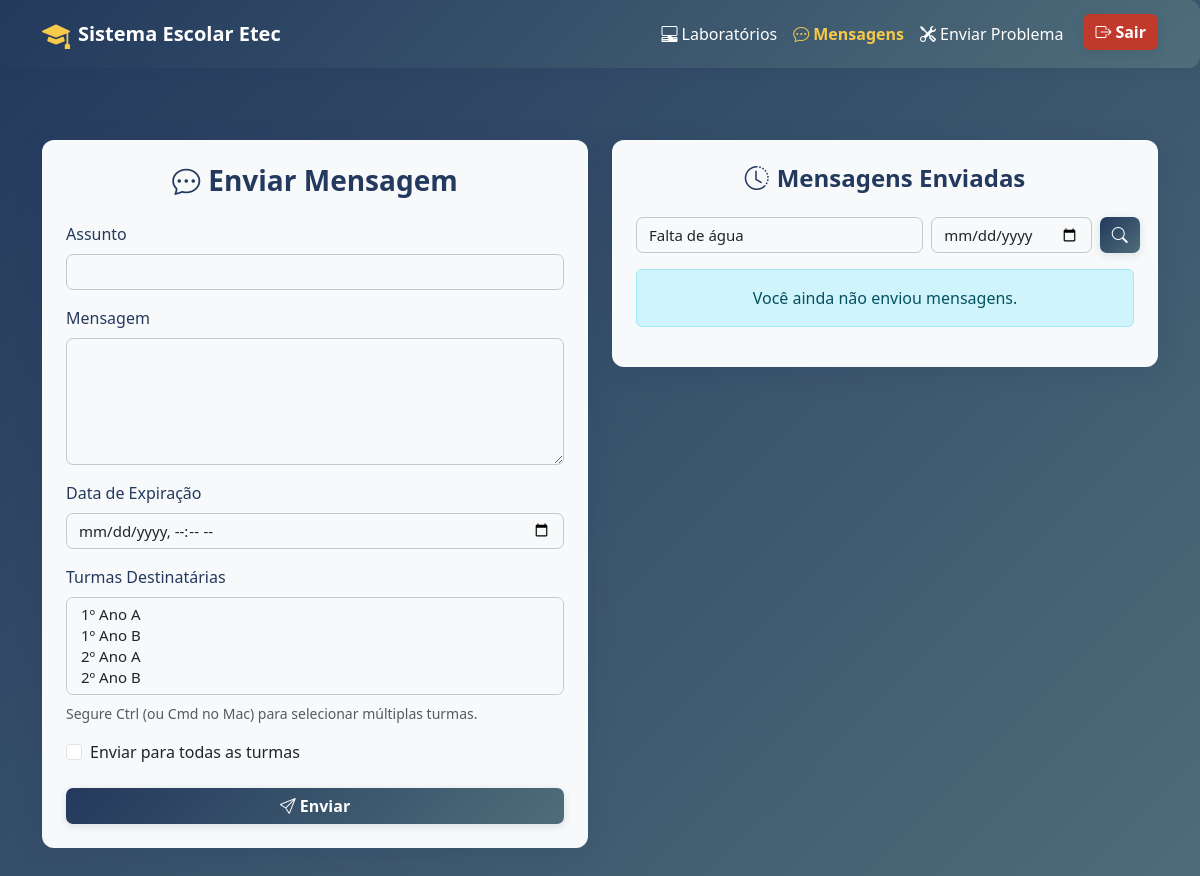
/view/professor/mensagem.php?filtro_assunto=Falta de água (signed in), run on an earlier commit of the app's database.
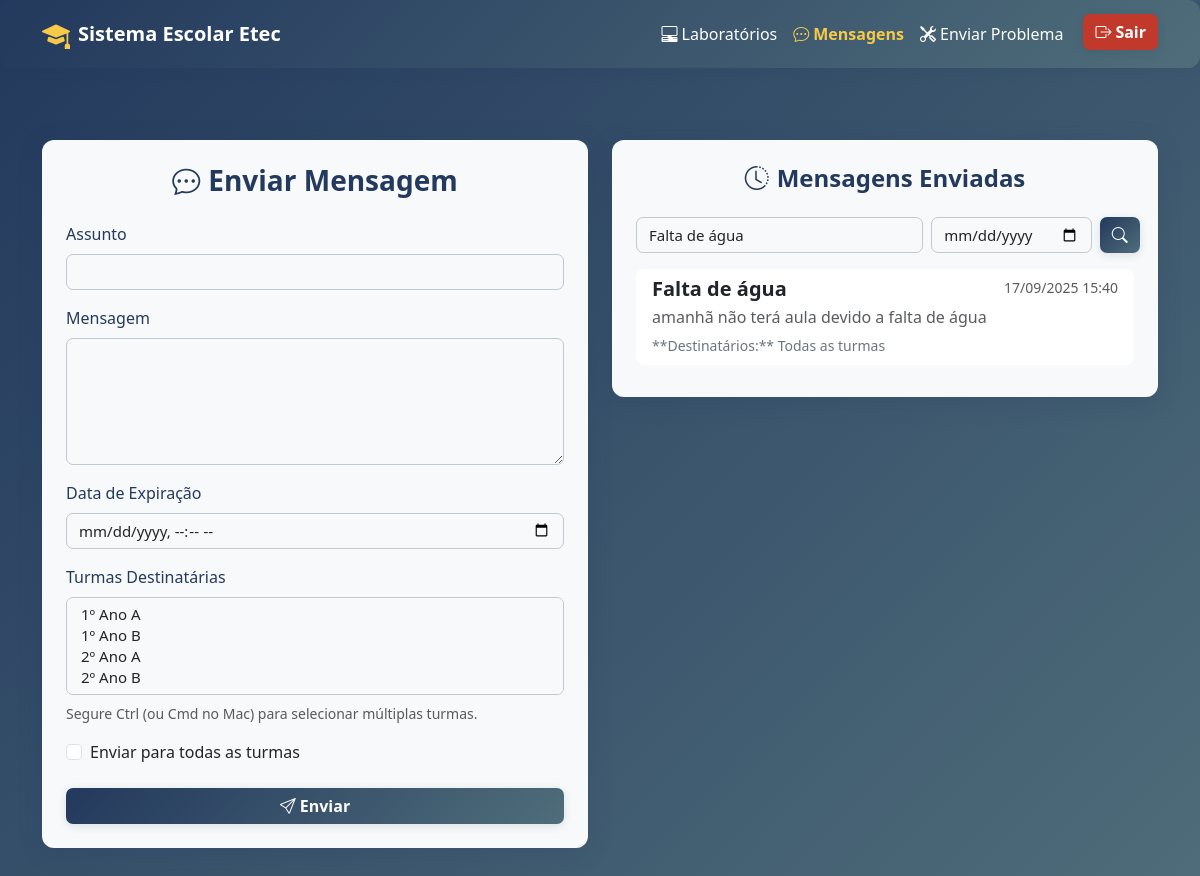
And on a later commit of the database.
### tables this page shows
CREATE TABLE `mensagem` (
  `id_mensagem` int(11) NOT NULL,
  `assunto` varchar(100) NOT NULL,
  `mensagem` text NOT NULL,
  `data_envio` datetime NOT NULL,
  `id_remetente` int(11) NOT NULL,
  `enviar_para_todas` tinyint(1) NOT NULL DEFAULT 0,
  `created_at` timestamp NOT NULL DEFAULT current_timestamp(),
  `updated_at` timestamp NOT NULL DEFAULT current_timestamp() ON UPDATE current_timestamp(),
  `data_expiracao` datetime DEFAULT NULL
);

### view/professor/mensagem.php (the view, shortened to what the changed rows need)
<?php
include '../../conexao.php';
$filtro_assunto = isset($_GET['filtro_assunto']) ? trim($_GET['filtro_assunto']) : '';
$id_remetente = $_SESSION["id_usuario"];
$where = "m.id_remetente = $id_remetente";
if ($filtro_assunto !== '') {
    $where .= " AND m.assunto LIKE '%" . $conn->real_escape_string($filtro_assunto) . "%'";
}
$sql_mensagens_enviadas = "
    SELECT m.assunto, m.mensagem, m.data_envio,
           (SELECT GROUP_CONCAT(t.nome_turma SEPARATOR ', ')
            FROM mensagem_turma mt
            JOIN turma t ON mt.id_mensagem = m.id_mensagem
            WHERE mt.id_mensagem = m.id_mensagem) AS turmas_destinatarias
    FROM mensagem m
    WHERE $where
    ORDER BY m.data_envio DESC
";
$result_mensagens_enviadas = $conn->query($sql_mensagens_enviadas);
?>
<!DOCTYPE html>
<html lang="pt-BR">
<head>
    <link rel="stylesheet" href="https://cdn.jsdelivr.net/npm/bootstrap@5.3.3/dist/css/bootstrap.min.css">
    <link rel="stylesheet" href="https://cdn.jsdelivr.net/npm/bootstrap-icons@1.11.3/font/bootstrap-icons.css">
</head>
<body>
    <div class="container py-5">
        <div class="row">
            <div class="col-md-6">
                <div class="card shadow-lg border-0 rounded-4">
                    <div class="card-body p-4">
                        <div class="list-group list-group-flush">
                            <?php if ($result_mensagens_enviadas && $result_mensagens_enviadas->num_rows > 0): ?>
                                <?php while ($msg = $result_mensagens_enviadas->fetch_assoc()): ?>
                                    <div class="list-group-item list-group-item-action mb-2 rounded-3">
                                        <div class="d-flex w-100 justify-content-between">
                                            <h5 class="mb-1 fw-bold"><?php echo htmlspecialchars($msg['assunto']); ?></h5>
                                            <small class="text-muted"><?php echo date('d/m/Y H:i', strtotime($msg['data_envio'])); ?></small>
                                        </div>
                                        <p class="mb-1 text-muted"><?php echo nl2br(htmlspecialchars($msg['mensagem'])); ?></p>
                                        <small class="text-secondary">
                                            **Destinatários:** <?php echo !empty($msg['turmas_destinatarias']) ? htmlspecialchars($msg['turmas_destinatarias']) : 'Todas as turmas'; ?>
                                        </small>
                                    </div>
                                <?php endwhile; ?>
                            <?php else: ?>
                                <div class="alert alert-info text-center">Você ainda não enviou mensagens.</div>
                            <?php endif; ?>
                        </div>
                    </div>
                </div>
            </div>
        </div>
    </div>
</body>
</html>

What changed in the data, as far as the page shows it:
added mensagem: assunto "Falta de água", data_envio "17/09/2025 15:40", mensagem "amanhã não terá aula devido a falta de água"
Also different on the page:
text no longer shown: "Você ainda não enviou mensagens."
